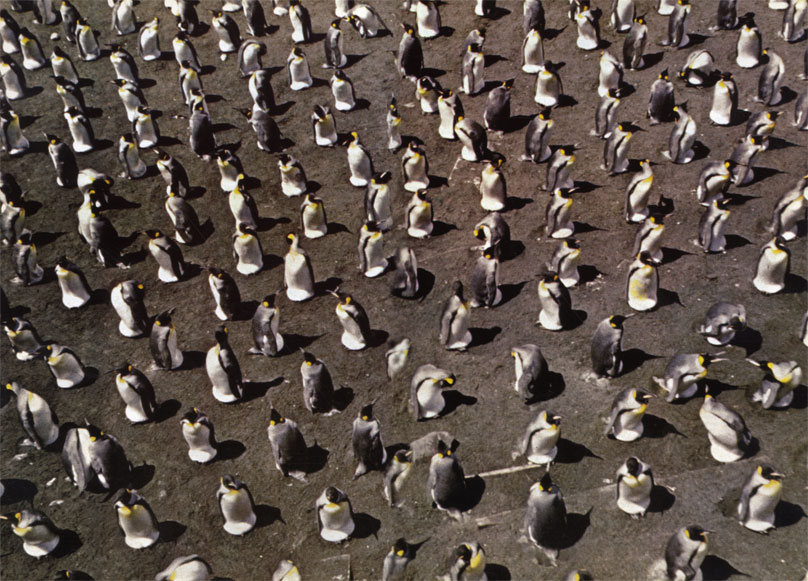
#> input picture 3/classic/penguins.jpg, 808 x 581 px
$ jupyter execute opencv-lab1.ipynb
#> lines starting #> are read from the running program, lines starting #| are printed output that depends on the picture
[cell 1]
import cv2
import numpy as np
import matplotlib.pyplot as plt
from skimage.feature import peak_local_max

img = cv2.cvtColor(cv2.imread('penguins.jpg'), cv2.COLOR_BGR2RGB)
gray = cv2.cvtColor(img, cv2.COLOR_RGB2GRAY)
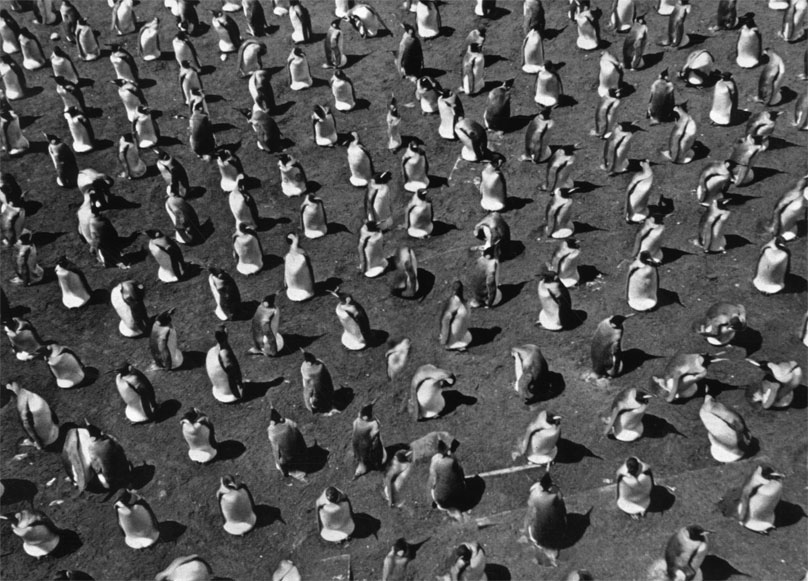
#> gray: shape (581, 808); min 2, max 255, mean 84.7
plt.imshow(img)
plt.show()

# local maximas
xy = peak_local_max(gray, min_distance=20,threshold_abs=100)
#> xy = 185 pairs, first value 24 to 560, second value 25 to 786
print(len(xy))
#| 185
for (p1,p0) in xy:
    cv2.circle(img, (p0, p1), 5, (255,255,0), 2)
#> this loop made 185 passes
#> (p1, p0) on passes 1 to 3: (25, 179), (58, 222), (80, 690)
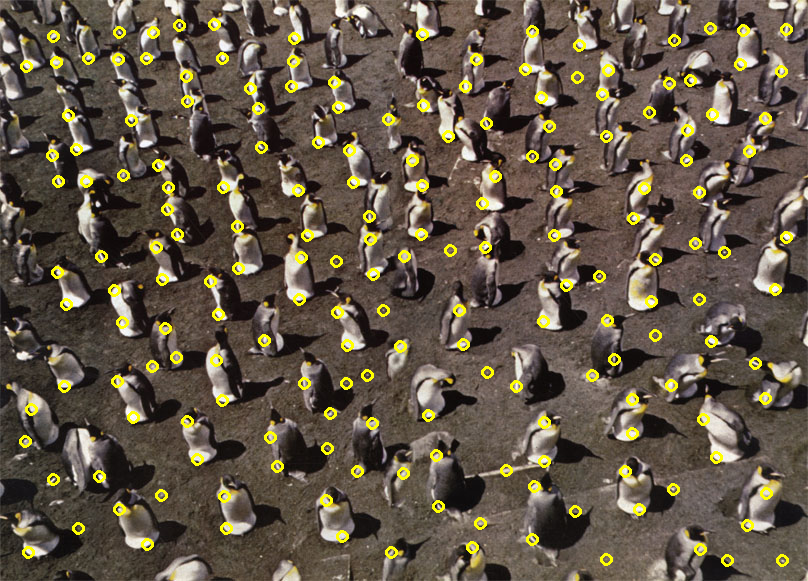
#> img: shape (581, 808, 3); mean R, G, B 98.2, 86.9, 70.6
plt.imshow(img)
plt.show()

$ run again, with 3/classic/bears.jpg copied over 3/classic/penguins.jpg
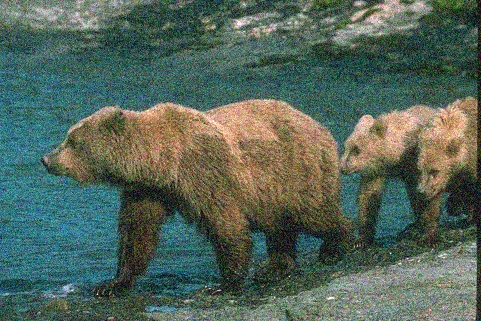
#> input picture 3/classic/bears.jpg, 481 x 321 px
#> `gray = cv2.cvtColor(img, cv2.COLOR_RGB2GRAY)`:
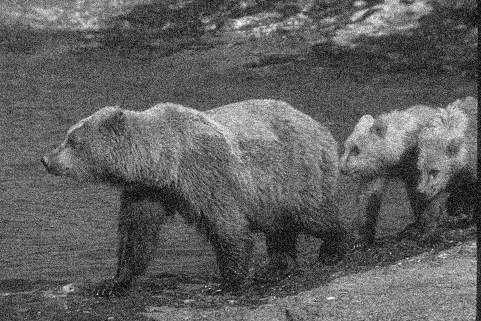
#> gray: shape (321, 481); min 0, max 252, mean 95.1
#> xy = 48 pairs, first value 21 to 297, second value 23 to 442
#| 48
#> the loop `for (p1,p0) in xy:` made 48 passes
#> (p1, p0) on passes 1 to 8: (297, 330), (21, 238), (263, 400), (255, 441), (122, 215), (276, 289), (21, 378), (110, 148)
#> after the loop `for (p1,p0) in xy:`:
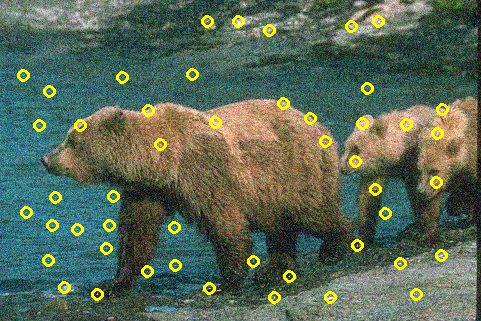
#> img: shape (321, 481, 3); mean R, G, B 88.8, 105.4, 86.2

$ run again, with 3/classic/caribou.jpg copied over 3/classic/penguins.jpg
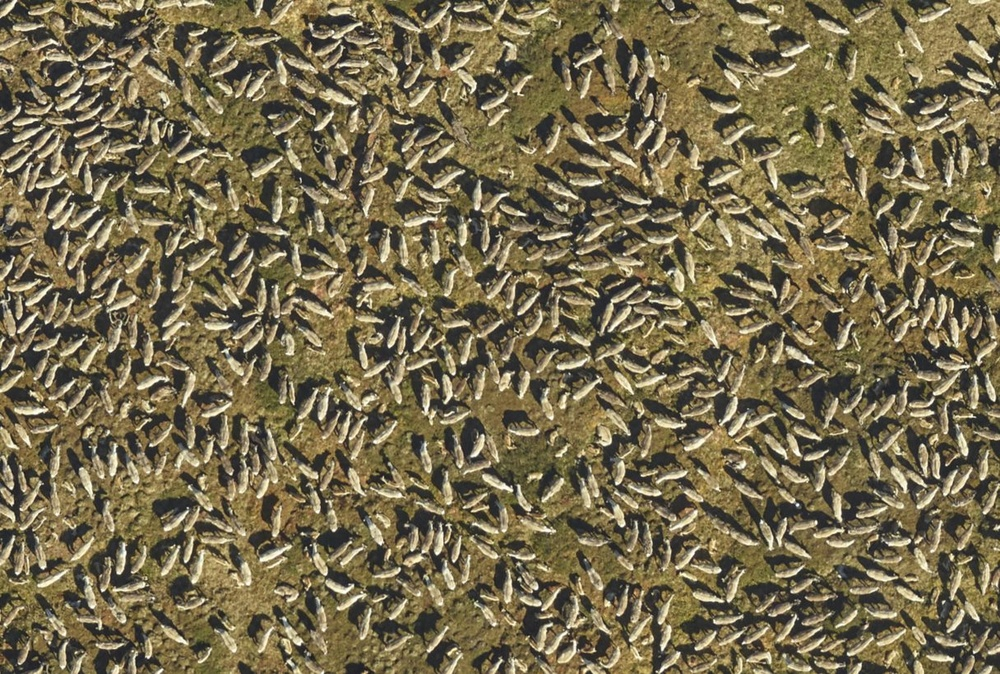
#> input picture 3/classic/caribou.jpg, 1000 x 674 px, shrunk from 1216 x 819 before the run
#> `gray = cv2.cvtColor(img, cv2.COLOR_RGB2GRAY)`:
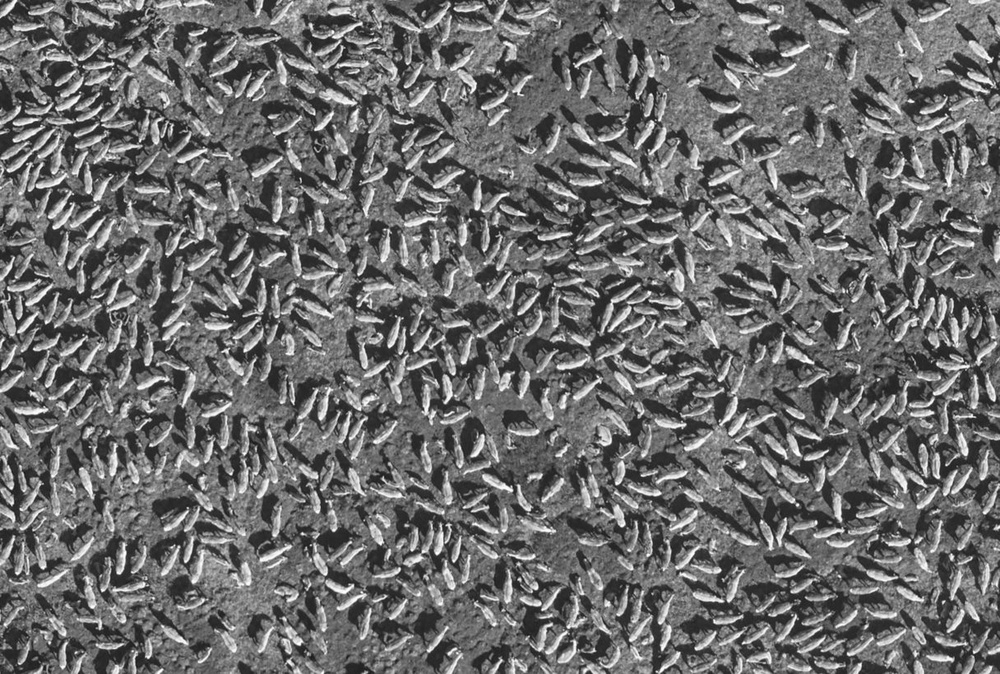
#> gray: shape (674, 1000); min 18, max 254, mean 107.9
#> xy = 368 pairs, first value 20 to 652, second value 25 to 978
#| 368
#> the loop `for (p1,p0) in xy:` made 368 passes
#> (p1, p0) on passes 1 to 3: (195, 503), (220, 425), (275, 232)
#> after the loop `for (p1,p0) in xy:`:
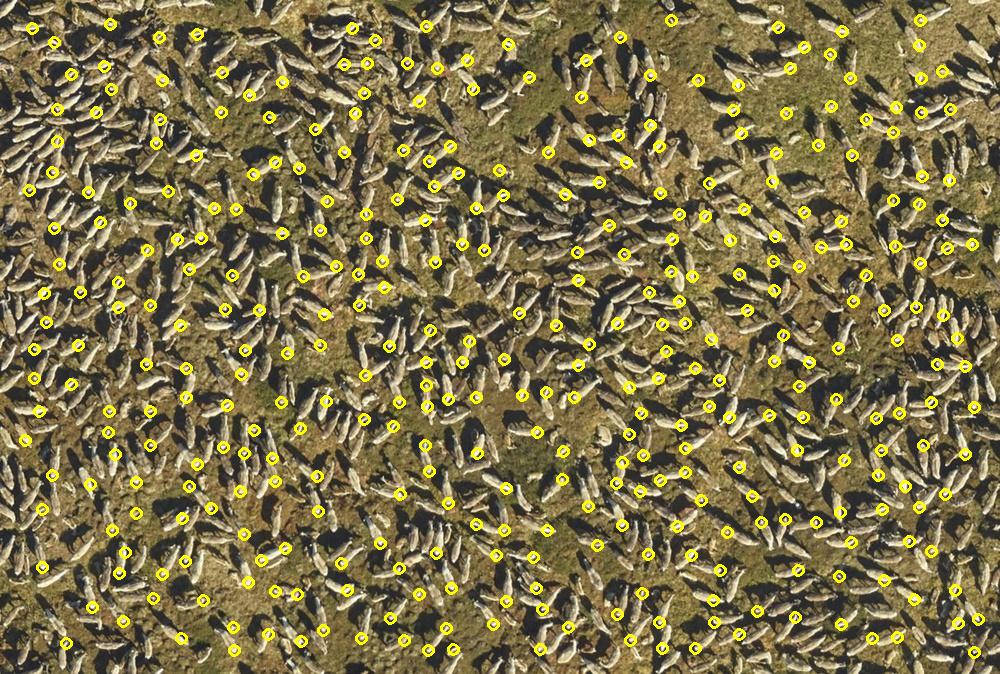
#> img: shape (674, 1000, 3); mean R, G, B 125.1, 114.8, 74
